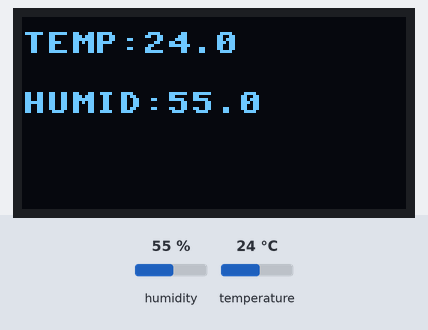
Simulated run of this program. Board: ESP32 board running MicroPython. On the bench: 128×64 one-colour display. The test bench sets the inputs (shaded band); at power-on: humidity 55 %, temperature 24 °C. Library files of the repository ran but are not shown: ssd1306.py; what the program prints to the serial console is not drawn. At 60.8 s the program stops and its outputs stay as they are.

Above: at 1.1 s.

The program:

Temp-OLED.py
```python
from machine import Pin, SoftI2C
import ssd1306
from time import sleep
import dht


# ESP32
# i2c = SoftI2C(scl=Pin(22), sda=Pin(21))
# ESP8266
i2c = SoftI2C(sda=Pin(4) ,scl=Pin(5)) # SDA=D2, SCL=D1

oled_width = 128
oled_height = 64
oled = ssd1306.SSD1306_I2C(oled_width,oled_height, i2c)

oled.text('Hello, World 1',0, 5)
oled.text('Hello,HS4QWC!!!',0,20)
oled.text('Hello world! 3',0,40)


oled.fill(0) # 0=เติมสีหน้าจอดำ ,1=ใส่สีหน้าจอ

d = dht.DHT22(Pin(16))
d.measure()

for i in range(30):

    temp = d.temperature()
    humi = d.humidity()
    sleep(1)
    Temp = 'TEMP:{}'.format(temp)
    Humi = 'HUMID:{}'.format(humi)
    temp_str = str(Temp)
    humi_str = str(Humi)
    oled.text(temp_str, 0, 5)
    oled.text(humi_str,0, 25)
    # oled.invert(True) # เติมสีพื้นหลัง
    oled.show() # แสดงผลหน้าจอ
    sleep(1)

    print('TEMP:',temp)
    print('HUMI:',humi)
    print('------------')
```
